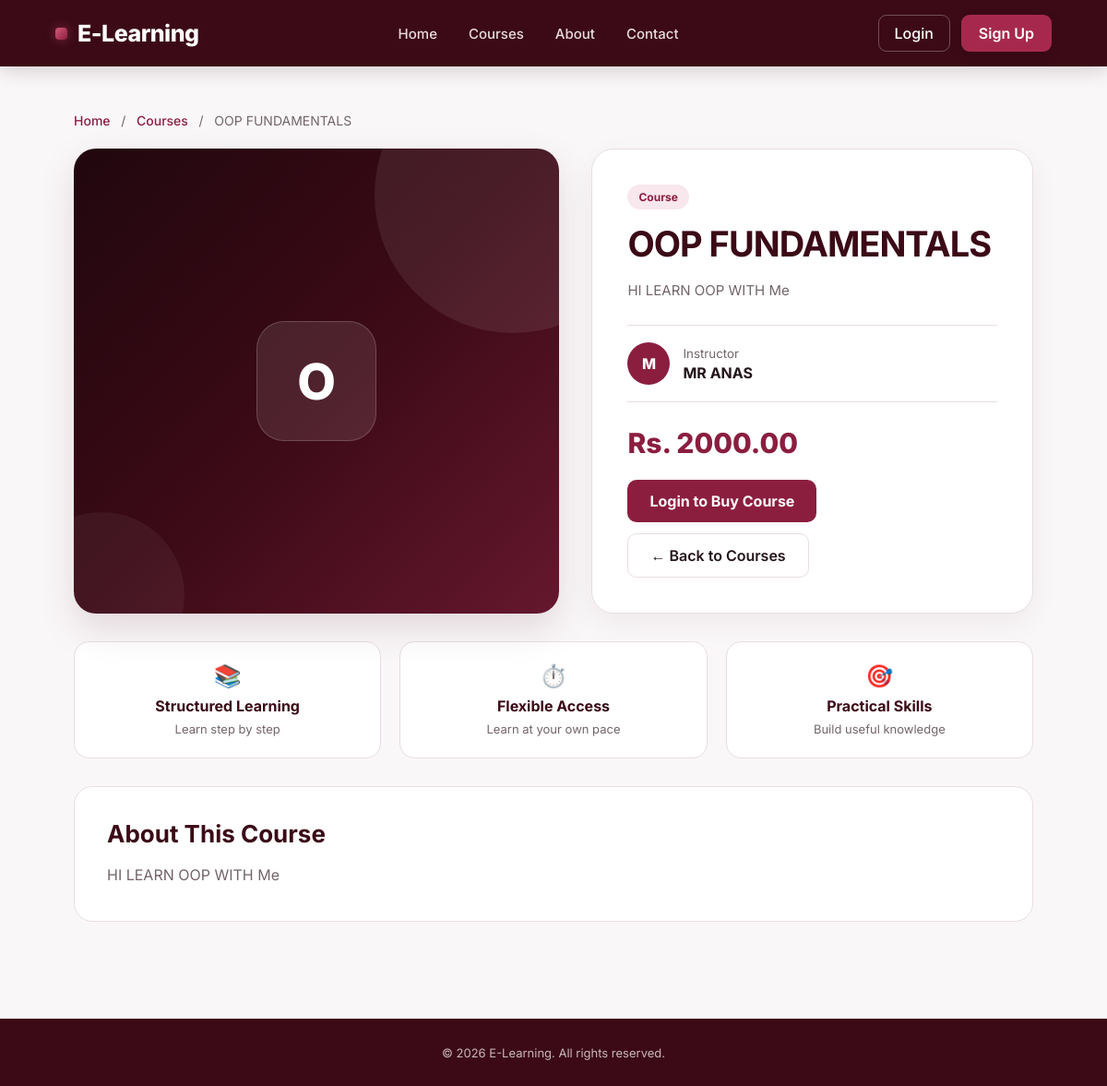
The app's page /courses/course/1/ with its own data.
### courses/models.py (models this page shows, shortened)
class Course(models.Model):
    title = models.CharField(max_length=200)
    description = models.TextField()
    instructor = models.CharField(max_length=100)
    price = models.DecimalField(max_digits=10, decimal_places=2)

### courses/views.py (the view)
# urls.py: path('course/<int:course_id>/', views.course_detail, name='course_detail'),
def course_detail(request, course_id):
    course = get_object_or_404(
        Course,
        id=course_id
    )
    is_enrolled = False
    if request.user.is_authenticated:
        is_enrolled = Enrollment.objects.filter(
            user=request.user,
            course=course
        ).exists()
    return render(
        request,
        "courses/course_detail.html",
        {
            "course": course,
            "is_enrolled": is_enrolled,
        }
    )

### templates/courses/course_detail.html (shortened to what this page needs)
{% extends "base.html" %}
{% block content %}
<div class="course-detail-wrapper">
    <div class="breadcrumb">
        <a href="{% url 'home' %}">
            Home
        </a>
        &nbsp; / &nbsp;
        <a href="{% url 'course_list' %}">
            Courses
        </a>
        &nbsp; / &nbsp;
        {{ course.title }}
    </div>
    <section class="course-detail-hero">
        <div class="course-visual">
            <div class="course-big-icon">
                {{ course.title|slice:":1" }}
            </div>
        </div>
        <div class="course-detail-main">
            <span class="detail-tag">
                Course
            </span>
            <h1>
                {{ course.title }}
            </h1>
            <p class="description">
                {% if course.description %}
                    {{ course.description }}
                {% else %}
                    Learn this course through structured content
                    and practical concepts designed to help you
                    build useful skills.
                {% endif %}
            </p>
            <div class="detail-instructor">
                <div class="instructor-avatar">
                    {{ course.instructor|slice:":1" }}
                </div>
                <div>
                    <small>
                        Instructor
                    </small>
                    <strong>
                        {{ course.instructor }}
                    </strong>
                </div>
            </div>
            <div class="detail-price">
                Rs. {{ course.price }}
            </div>
            <div class="detail-actions">
                {% if user.is_authenticated %}
                    {% if is_enrolled %}
                        <button
                            class="enrolled-btn"
                            disabled
                        >
                            ✓ Already Enrolled
                        </button>
                    {% else %}
                        <a
                            href="{% url 'create_checkout_session' course.id %}"
                            class="enroll-btn"
                        >
                            Buy Course - Rs. {{ course.price }}
                        </a>
                    {% endif %}
                {% else %}
                    <a
                        href="{% url 'login' %}?next={% url 'create_checkout_session' course.id %}"
                        class="login-enroll-btn"
                    >
                        Login to Buy Course
                    </a>
                {% endif %}
                <a
                    href="{% url 'course_list' %}"
                    class="back-btn"
                >
                    ← Back to Courses
                </a>
            </div>
        </div>
    </section>
    <section class="course-info-grid">
        <div class="info-card">
            <div class="info-icon">
                📚
            </div>
            <strong>
                Structured Learning
            </strong>
            <span>
                Learn step by step
            </span>
        </div>
        <div class="info-card">
            <div class="info-icon">
                ⏱️
            </div>
            <strong>
                Flexible Access
            </strong>
            <span>
                Learn at your own pace
            </span>
        </div>
        <div class="info-card">
            <div class="info-icon">
                🎯
            </div>
            <strong>
                Practical Skills
            </strong>
            <span>
                Build useful knowledge
            </span>
        </div>
    </section>
    <section class="about-course">
        <h2>
            About This Course
        </h2>
        <p>
            {% if course.description %}
                {{ course.description }}
            {% else %}
                This course is designed to provide clear
                explanations and practical learning so
                students can understand the subject and
                apply what they learn.
            {% endif %}
        </p>
    </section>
</div>
{% endblock %}

### templates/base.html (style rules this page uses)
:root { --maroon-darkest: #21070e; --maroon-dark: #3b0a16; --maroon: #65172e; --accent: #8b1e3f; --accent-hover: #6f1732; --accent-light: #f8e7ec; --accent-soft: #f3a6ba; --text-dark: #24151a; --text-muted: #74656a; --border: #eadde1; --background: #faf7f8; --white: #ffffff; --success: #166534; --success-bg: #dcfce7; --error: #991b1b; --error-bg: #fee2e2; }
* { margin: 0; padding: 0; box-sizing: border-box; }
html { scroll-behavior: smooth; }
body { font-family: 'Inter', Arial, Helvetica, sans-serif; background: var(--background); color: var(--text-dark); min-height: 100vh; -webkit-font-smoothing: antialiased; }
a { color: var(--accent); text-decoration: none; font-weight: 500; }

### templates/courses/course_detail.html (style rules this page uses)
.course-detail-wrapper { max-width: 1100px; margin: 0 auto; }
.breadcrumb { margin-bottom: 22px; font-size: 14px; color: var(--text-muted); }
.breadcrumb a { color: var(--accent); }
.course-detail-hero { display: grid; grid-template-columns: 1.1fr 1fr; gap: 35px; align-items: stretch; margin-bottom: 30px; }
.course-visual { min-height: 360px; border-radius: 24px; background: linear-gradient( 135deg, #21070e, #3b0a16, #65172e ); position: relative; overflow: hidden; display: flex; align-items: center; justify-content: center; box-shadow: 0 16px 40px rgba(59, 10, 22, 0.13); }
.course-visual::before { content: ""; position: absolute; width: 300px; height: 300px; border-radius: 50%; right: -100px; top: -100px; background: rgba(255,255,255,0.08); }
.course-visual::after { content: ""; position: absolute; width: 180px; height: 180px; border-radius: 50%; left: -60px; bottom: -70px; background: rgba(255,255,255,0.05); }
.course-big-icon { position: relative; z-index: 2; width: 130px; height: 130px; border-radius: 30px; background: rgba(255,255,255,0.10); border: 1px solid rgba(255,255,255,0.18); display: flex; align-items: center; justify-content: center; color: white; font-size: 54px; font-weight: 800; }
.course-detail-main { background: white; border: 1px solid var(--border); border-radius: 24px; padding: 38px; box-shadow: 0 10px 30px rgba(59, 10, 22, 0.06); }
.detail-tag { display: inline-block; background: var(--accent-light); color: var(--accent); font-size: 12px; font-weight: 700; padding: 6px 12px; border-radius: 999px; margin-bottom: 16px; }
.course-detail-main h1 { margin: 0 0 15px; color: var(--maroon-dark); font-size: 38px; line-height: 1.15; letter-spacing: -1px; }
.course-detail-main .description { color: var(--text-muted); line-height: 1.7; font-size: 15px; margin-bottom: 25px; }
.detail-instructor { display: flex; align-items: center; gap: 14px; padding: 18px 0; border-top: 1px solid var(--border); border-bottom: 1px solid var(--border); }
.instructor-avatar { width: 46px; height: 46px; border-radius: 50%; background: var(--accent); color: white; display: flex; align-items: center; justify-content: center; font-weight: 800; font-size: 16px; }
.detail-instructor small { display: block; color: var(--text-muted); margin-bottom: 3px; }
.detail-instructor strong { color: var(--text-dark); }
.detail-price { margin-top: 26px; color: var(--accent); font-size: 30px; font-weight: 800; }
.detail-actions { display: flex; gap: 12px; margin-top: 22px; flex-wrap: wrap; align-items: center; }
.login-enroll-btn { background: var(--accent); color: white; padding: 13px 24px; border-radius: 10px; font-weight: 700; transition: 0.2s ease; text-decoration: none; display: inline-block; }
.back-btn { background: white; border: 1px solid var(--border); color: var(--text-dark); padding: 13px 24px; border-radius: 10px; font-weight: 600; text-decoration: none; }
.course-info-grid { display: grid; grid-template-columns: repeat(3, 1fr); gap: 20px; margin-top: 30px; }
.info-card { background: white; border: 1px solid var(--border); border-radius: 16px; padding: 22px; text-align: center; }
.info-icon { font-size: 24px; margin-bottom: 8px; }
.info-card strong { display: block; color: var(--maroon-dark); margin-bottom: 4px; }
.info-card span { color: var(--text-muted); font-size: 13px; }
.about-course { margin-top: 30px; background: white; border: 1px solid var(--border); border-radius: 20px; padding: 35px; }
.about-course h2 { margin: 0 0 15px; color: var(--maroon-dark); font-size: 26px; }
.about-course p { margin: 0; color: var(--text-muted); line-height: 1.8; }

### records on screen
Course: title "OOP FUNDAMENTALS", title "O", description "HI LEARN OOP WITH Me", instructor "M", instructor "MR ANAS", price "2000.00"
